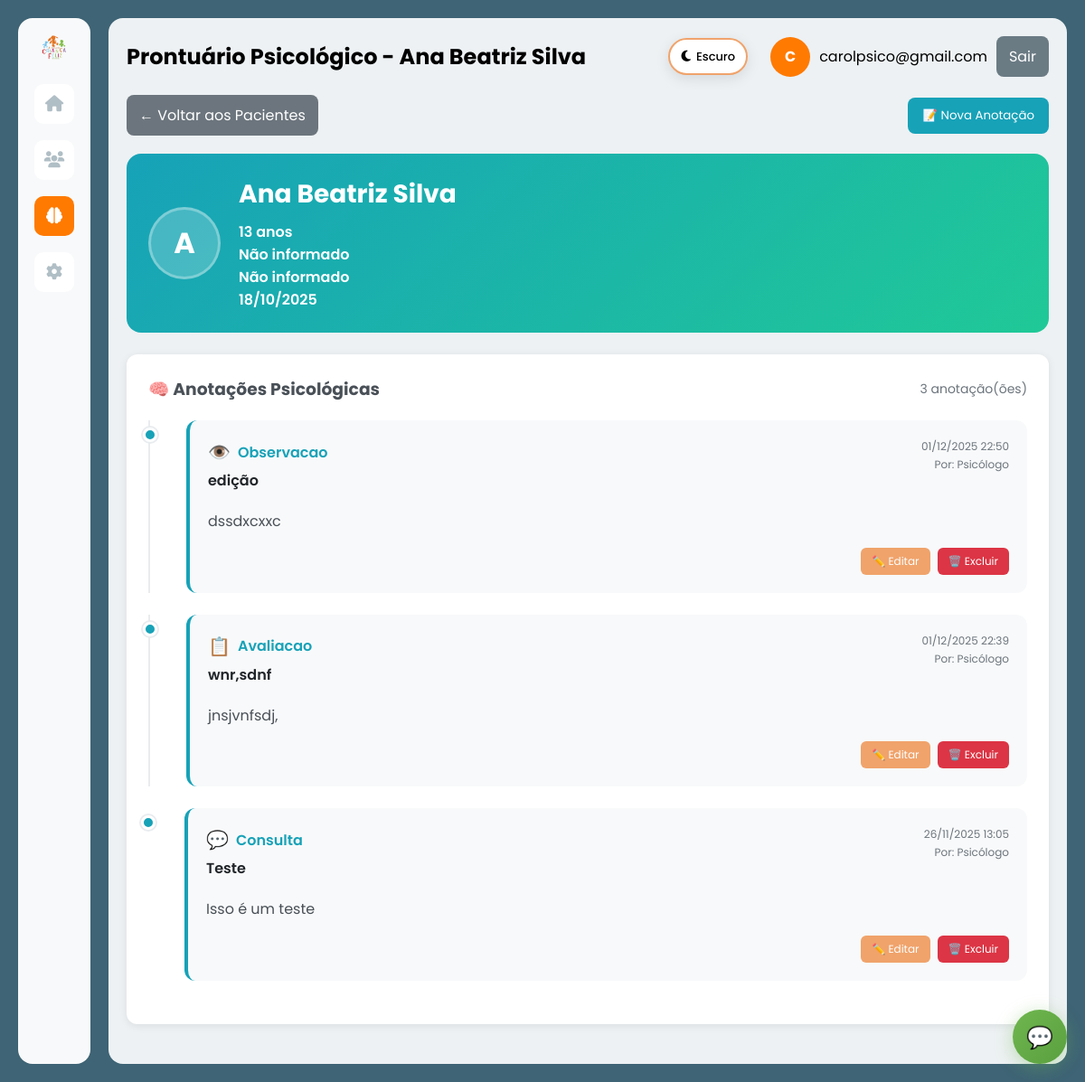
The app's page /psychology.php?action=patient&cpf=111.222.333-44 (signed in) with its own data.
### tables this page shows
CREATE TABLE `atendido` (
  `idatendido` int(11) NOT NULL,
  `status` varchar(20) DEFAULT NULL,
  `data_cadastro` date DEFAULT NULL,
  `nome` varchar(100) DEFAULT NULL,
  `data_nascimento` date DEFAULT NULL,
  `faixa_etaria` varchar(20) DEFAULT NULL,
  `cpf` varchar(14) DEFAULT NULL,
  `rg` varchar(20) DEFAULT NULL,
  `endereco` varchar(255) DEFAULT NULL,
  `numero` varchar(20) DEFAULT NULL,
  `complemento` varchar(100) DEFAULT NULL,
  `bairro` varchar(100) DEFAULT NULL,
  `cidade` varchar(100) DEFAULT NULL,
  `estado` varchar(2) DEFAULT NULL,
  `cep` varchar(10) DEFAULT NULL,
  `foto` varchar(255) DEFAULT NULL,
  `id_responsavel` int(11) DEFAULT NULL,
  `data_acolhimento` date DEFAULT NULL
);

CREATE TABLE `anotacao_psicologica` (
  `id_anotacao` int(11) NOT NULL,
  `id_atendido` int(11) NOT NULL,
  `id_psicologo` int(11) NOT NULL,
  `data_anotacao` datetime DEFAULT current_timestamp(),
  `tipo` enum('Consulta','Avaliação','Evolução','Observação') DEFAULT 'Consulta',
  `titulo` varchar(200) DEFAULT NULL,
  `conteudo` text DEFAULT NULL,
  `humor` int(11) DEFAULT NULL CHECK (`humor` between 1 and 5),
  `observacoes_comportamentais` text DEFAULT NULL,
  `recomendacoes` text DEFAULT NULL,
  `proxima_sessao` date DEFAULT NULL,
  `anexos` longtext DEFAULT NULL CHECK (json_valid(`anexos`)),
  `created_at` timestamp NOT NULL DEFAULT current_timestamp(),
  `updated_at` timestamp NOT NULL DEFAULT current_timestamp() ON UPDATE current_timestamp()
);

### app/Controllers/BaseController.php (called while the page is built, shortened)
<?php
class BaseController {
    protected $authService;
    public function __construct() {
        $this->authService = new AuthService();
    }
    protected function renderWithLayout($layout, $view, $data = []) {
        $data['currentUser'] = $this->authService->getCurrentUser();
        $data['isLoggedIn'] = $this->authService->isLoggedIn();
        $data['old_input'] = $_SESSION['old_input'] ?? [];
        view($view, $data);
    }
    protected function requireAuth() {
        $this->authService->requireAuth();
    }
    protected function requirePermission($permission) {
        $this->authService->requirePermission($permission);
    }
}

### app/Controllers/PsychologyController.php (called while the page is built, shortened)
<?php
class PsychologyController extends BaseController
{
    private $psychologyService;
    public function __construct()
    {
        $this->psychologyService = new PsychologyService();
    }
    public function patient($cpf)
    {
        try {
            $patient = $this->psychologyService->getPatient($cpf);
            $data = [
                'title' => 'Prontuário Psicológico',
                'pageTitle' => 'Prontuário Psicológico - ' . $patient['nome_completo'],
                'patient' => $patient,
                'notes' => $this->psychologyService->getPatientNotes($cpf),
                'assessments' => $this->psychologyService->getPatientNotes($cpf),
                'csrf_token' => $this->generateCSRF(),
                'messages' => $this->getFlashMessages()
            ];
            $this->renderWithLayout('main', 'psychology/patient', $data);
        } catch (Exception $e) {
            $this->handleException($e);
        }
    }
}

### app/Config/Database.php (called while the page is built, shortened)
<?php
class Database {
    private static $host = 'localhost';
    private static $dbname = 'criancafeliz';
    private static $username = 'root';
    private static $password = '';
    private static $charset = 'utf8mb4';
    private static $pdo = null;
    public static function getConnection() {
        if (self::$pdo === null) {
            try {
                $dsn = "mysql:host=" . self::$host . ";dbname=" . self::$dbname . ";charset=" . self::$charset;
                $options = [
                    PDO::ATTR_ERRMODE            => PDO::ERRMODE_EXCEPTION,
                    PDO::ATTR_DEFAULT_FETCH_MODE => PDO::FETCH_ASSOC,
                    PDO::ATTR_EMULATE_PREPARES   => false,
                    PDO::MYSQL_ATTR_INIT_COMMAND => "SET NAMES utf8mb4"
                ];
                self::$pdo = new PDO($dsn, self::$username, self::$password, $options);
            } catch (PDOException $e) {
                error_log('❌ ERRO ao conectar ao banco: ' . $e->getMessage());
                throw new Exception('Erro ao conectar ao banco de dados: ' . $e->getMessage());
            }
        }
        return self::$pdo;
    }
}

### app/Services/PsychologyService.php (called while the page is built, shortened)
<?php
class PsychologyService
{
    private $noteModel;
    private $acolhimentoModel;
    public function __construct()
    {
        $this->noteModel = new PsychologyNote();
        $this->acolhimentoModel = new Acolhimento();
    }
    public function getPatient($cpf)
    {
        $at = $this->acolhimentoModel->findByCpf($cpf);
        return [
            'cpf' => $at['cpf'],
            'nome_completo' => $at['nome'] ?? $at['nome_completo'],
            'data_nascimento' => $at['data_nascimento'],
            'idade' => $this->calculateAgeSafe($at['data_nascimento']),
            'responsavel' => $at['nome_responsavel'] ?? 'Não informado',
            'contato' => $at['contato_1'] ?? null,
            'endereco' => $this->formatAddress($at),
            'data_acolhimento' => $at['data_cadastro'] ?? null,
            '_raw' => $at
        ];
    }
    public function getPatientNotes($cpf)
    {
        $rows = $this->noteModel->findByCpf($cpf);
        return $rows;
    }
    private function formatAddress($a)
    {
        $parts = [];
        if (!empty($a['endereco'])) $parts[] = $a['endereco'];
        return implode(', ', $parts);
    }
    private function calculateAgeSafe($date)
    {
        try {
            $d = new DateTime($date);
            return (new DateTime())->diff($d)->y;
        } catch (Exception $e) {
            return null;
        }
    }
}

### app/Models/Acolhimento.php (called while the page is built, shortened)
<?php
class Acolhimento extends BaseModelDB {
    public function findByCpf($cpf) {
    try {
        $cpfBusca = preg_replace('/\D+/', '', $cpf);
        $sql = "SELECT * FROM Atendido WHERE
                cpf = ? OR
                cpf = ? OR
                cpf = ? OR
                cpf = ? OR
                REPLACE(REPLACE(cpf, '.', ''), '-', '') = ?";
        $cpfFormatado1 = substr($cpfBusca, 0, 3) . '.' .
                        substr($cpfBusca, 3, 3) . '.' .
                        substr($cpfBusca, 6, 3) . '-' .
                        substr($cpfBusca, 9);
        $cpfFormatado2 = substr($cpfBusca, 0, 3) . '.' .
                        substr($cpfBusca, 3, 3) . '.' .
                        substr($cpfBusca, 6, 3) . '/' .
                        substr($cpfBusca, 9);
        $stmt = $this->pdo->prepare($sql);
        $stmt->execute([
            $cpfBusca,
            $cpfFormatado1,
            $cpfFormatado2,
            str_pad($cpfBusca, 14, '0', STR_PAD_LEFT),
            $cpfBusca
        ]);
        $atendido = $stmt->fetch();
        if ($atendido) {
            return $atendido;
        }
        $sql = "SELECT * FROM Atendido WHERE
                REPLACE(REPLACE(REPLACE(REPLACE(cpf, '.', ''), '-', ''), '/', ''), ' ', '') LIKE ?
                LIMIT 1";
        $stmt = $this->pdo->prepare($sql);
        $stmt->execute(['%' . $cpfBusca . '%']);
        return $stmt->fetch();
    } catch (Exception $e) {
        error_log("Erro ao buscar por CPF: " . $e->getMessage());
        return null;
    }
}
}

### app/Models/BaseModelDB.php (called while the page is built, shortened)
<?php
abstract class BaseModelDB {
    public function __construct($table, $primaryKey = 'id') {
        $this->pdo = Database::getConnection();
    }
}

### app/Models/PsychologyNote.php (called while the page is built, shortened)
<?php
class PsychologyNote extends BaseModelDB
{
    public function findByCpf($cpf)
    {
        $sql = "SELECT a.*, u.nome AS psicologo_nome
                FROM anotacao_psicologica a
                JOIN usuario u ON a.id_psicologo = u.idusuario
                JOIN atendido at ON a.id_atendido = at.idatendido
                WHERE at.cpf = ?
                ORDER BY a.data_anotacao DESC";
        $stmt = $this->pdo->prepare($sql);
        $stmt->execute([$cpf]);
        return $stmt->fetchAll(PDO::FETCH_ASSOC);
    }
}

### app/Views/psychology/patient.php (the view, shortened to what this page needs)
<?php
function safeDate($date) {
    $ts = strtotime(str_replace('/', '-', $date));
    return ($ts && $ts > 0) ? date('d/m/Y', $ts) : '-';
}
$patient = $patient ?? [];
$notes = $notes ?? [];
$nome = htmlspecialchars((string)($patient['nome_completo'] ?? $patient['nome'] ?? 'Não informado'));
$idade = isset($patient['idade']) ? (int)$patient['idade'] : 0;
$responsavel = htmlspecialchars((string)($patient['responsavel'] ?? 'Não informado'));
$contato = htmlspecialchars((string)($patient['contato'] ?? 'Não informado'));
$dataAcolh = safeDate($patient['data_acolhimento'] ?? null);
$avatar = strtoupper(mb_substr($nome, 0, 1, 'UTF-8'));
?>
<div class="actions" style="display:flex; gap:10px; justify-content:space-between; align-items:center; margin-bottom:20px;">
    <a href="psychology.php?action=patients" class="btn secondary" style="background:#6c757d; color:#fff; border:none; padding:10px 14px; border-radius:8px; cursor:pointer; text-decoration:none;">
        ← Voltar aos Pacientes
    </a>
    <button onclick="openNewNoteModal()" class="btn" style="background:#17a2b8; color:#fff; border:none; padding:10px 16px; border-radius:8px; cursor:pointer; display:flex; align-items:center; gap:8px;">
        📝 Nova Anotação
    </button>
</div>
<div class="patient-header" style="background: linear-gradient(135deg, #17a2b8, #20c997); border-radius: 16px; padding: 24px; margin-bottom: 24px; color: white;">
    <div style="display: flex; align-items: center; gap: 20px;">
        <div class="patient-avatar" style="width: 80px; height: 80px; border-radius: 50%; background: rgba(255,255,255,0.2); display: flex; align-items: center; justify-content: center; font-weight: 700; font-size: 32px; border: 3px solid rgba(255,255,255,0.3);">
            <?= $avatar ?>
        </div>
        <div style="flex: 1;">
            <h1 style="margin: 0 0 8px 0; font-size: 28px; font-weight: 700;">
                <?= $nome ?>
            </h1>
            <div style="font-weight: 600; font-size: 16px;">
                <?= $idade ?> anos
            </div>
            <div style="font-weight: 600; font-size: 16px;">
                <?= $responsavel ?>
            </div>
            <div style="font-weight: 600; font-size: 16px;">
                <?= $contato ?>
            </div>
            <div style="font-weight: 600; font-size: 16px;">
                <?= $dataAcolh ?>
            </div>
        </div>
    </div>
</div>
<div class="psychology-notes" style="background:#fff; border-radius:12px; padding:24px; margin-bottom:24px; box-shadow: 0 2px 10px rgba(0,0,0,.08);">
    <h3 style="margin:0 0 20px 0; color:#495057; display:flex; align-items:center; gap:8px; justify-content:space-between;">
        <span>🧠 Anotações Psicológicas</span>
        <span style="font-size:14px; font-weight:400; color:#6c757d;">
            <?= count($notes) ?> anotação(ões)
        </span>
    </h3>
    <?php if (empty($notes)): ?>
        <div class="empty-notes" style="text-align:center; padding:40px; color:#6c757d;">
            <div style="font-size:48px; margin-bottom:16px;">📝</div>
            <div style="font-size:18px; font-weight:600; margin-bottom:8px;">Nenhuma anotação ainda</div>
            <div style="margin-bottom:20px;">Comece criando a primeira anotação psicológica para este paciente</div>
            <button onclick="openNewNoteModal()" class="btn" style="background:#17a2b8; color:#fff; border:none; padding:12px 20px; border-radius:8px; cursor:pointer;">
                📝 Criar Primeira Anotação
            </button>
        </div>
    <?php else: ?>
        <div class="notes-timeline">
            <?php foreach ($notes as $index => $note):
                $type = htmlspecialchars((string)($note['note_type'] ?? 'observacao'));
                $title = htmlspecialchars((string)($note['title'] ?? ''));
                $content = nl2br(htmlspecialchars((string)($note['content'] ?? '')));
                $psychologist = htmlspecialchars((string)($note['psychologist_name'] ?? 'Psicólogo'));
                $created = !empty($note['created_at']) ? date('d/m/Y H:i', strtotime($note['created_at'])) : '-';
                $icons = [
                    'consulta' => '💬',
                    'avaliacao' => '📋',
                    'evolucao' => '📈',
                    'observacao' => '👁️'
                ];
                $icon = $icons[$type] ?? '📝';
            ?>
                <div class="note-item"
                    style="position:relative; padding-left:40px; margin-bottom:24px; <?= $index === count($notes) - 1 ? '' : 'border-left:2px solid #e9ecef;' ?>">
                    <div style="position:absolute; left:-8px; top:8px; width:16px; height:16px; border-radius:50%; background:#17a2b8; border:3px solid #fff; box-shadow:0 0 0 2px #e9ecef;"></div>
                    <div class="note-card psychology-note-card"
                        style="border-radius:12px; padding:20px; border-left:4px solid #17a2b8;">
                        <div style="display:flex; justify-content:space-between; align-items:start; margin-bottom:12px;">
                            <div>
                                <div style="display:flex; align-items:center; gap:8px; margin-bottom:4px;">
                                    <span style="font-size:20px;"><?= $icon ?></span>
                                    <span class="note-type-text" style="font-weight:600; color:#17a2b8; text-transform:capitalize;">
                                        <?= $type ?>
                                    </span>
                                </div>
                                <?php if ($title): ?>
                                    <div class="note-title" style="font-weight:600; color:#212529; margin-bottom:8px;">
                                        <?= $title ?>
                                    </div>
                                <?php endif; ?>
                            </div>
                            <div class="note-meta"
                                style="text-align:right; font-size:12px; color:#6c757d;">
                                <div><?= $created ?></div>
                                <div style="margin-top:2px;">Por: <?= $psychologist ?></div>
                            </div>
                        </div>
                        <div class="note-content" style="color:#495057; line-height:1.6; margin-bottom:16px;">
                            <?= $content ?>
                        </div>
                        <div style="display:flex; justify-content:flex-end; gap:8px; margin-top:16px;">
                            <button onclick="editNote('<?= $note['id'] ?>')" class="btn-sm"
                                style="background:#f0a36b; color:white; border:none; padding:6px 12px; border-radius:6px; cursor:pointer; font-size:12px;">
                                ✏️ Editar
                            </button>
                            <button onclick="deleteNote('<?= $note['id'] ?>')" class="btn-sm"
                                style="background:#dc3545; color:white; border:none; padding:6px 12px; border-radius:6px; cursor:pointer; font-size:12px;">
                                🗑️ Excluir
                            </button>
                        </div>
                    </div>
                </div>
            <?php endforeach; ?>
        </div>
    <?php endif; ?>
</div>

### records on screen
atendido: nome "A", nome "Ana Beatriz Silva", data_cadastro "18/10/2025"
anotacao_psicologica: icon "👁️", type "Observacao", titulo "edição", data_anotacao "01/12/2025 22:50", psychologist "Psicólogo", conteudo "dssdxcxxc"
anotacao_psicologica: icon "📋", type "Avaliacao", titulo "wnr,sdnf", data_anotacao "01/12/2025 22:39", psychologist "Psicólogo", conteudo "jnsjvnfsdj,"
anotacao_psicologica: icon "💬", type "Consulta", titulo "Teste", data_anotacao "26/11/2025 13:05", psychologist "Psicólogo", conteudo "Isso é um teste"

### other values on screen
$pageTitle "Prontuário Psicológico - Ana Beatriz Silva"
substr($currentUser['name'] ?? 'U', 0, 1) "C"
$currentUser['email'] "carolpsico@gmail.com"
$idade "13"
$responsavel "Não informado"
$contato "Não informado"
count($notes) "3"
